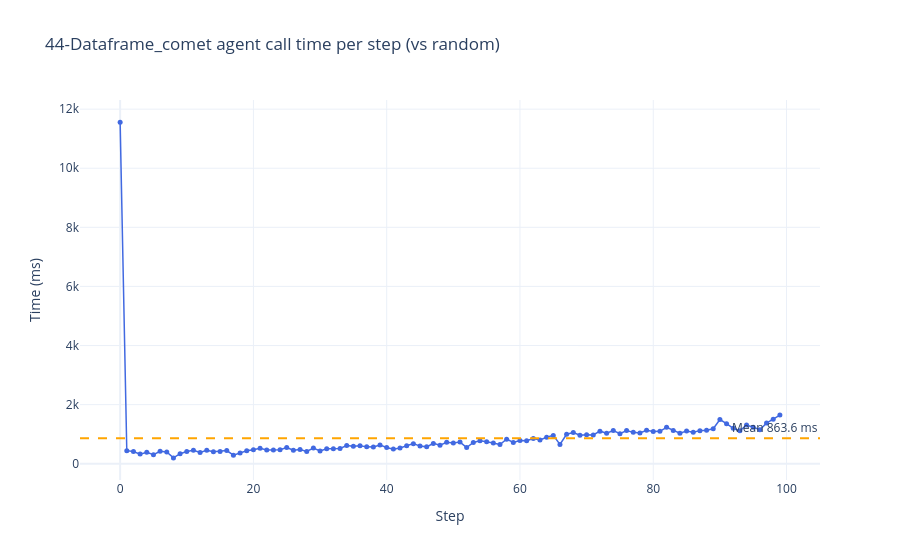

Write notebook code for a chart like this one.
### Code cell
fig = go.Figure()
fig.add_trace(go.Scatter(
    x=step_numbers,
    y=step_times_ms,
    mode="lines+markers",
    name="Agent call time",
    line=dict(color="royalblue", width=1.5),
    marker=dict(size=5),
))
fig.add_hline(
    y=mean_ms,
    line_dash="dash",
    line_color="orange",
    annotation_text=f"Mean {mean_ms:.1f} ms",
    annotation_position="top right",
)
fig.update_layout(
    title="44-Dataframe_comet agent call time per step (vs random)",
    xaxis_title="Step",
    yaxis_title="Time (ms)",
    template="plotly_white",
    hovermode="x unified",
)
fig.show()

### Figure 1 — Plotly figure (JSON) as saved in the notebook; plotly's stock layout.template omitted (floating-point values rounded to 4 significant figures)
{"data": [{"line": {"color": "royalblue", "width": 1.5}, "marker": {"size": 5}, "mode": "lines+markers", "name": "Agent call time", "type": "scatter", "x": [0, 1, 2, 3, 4, 5, 6, 7, 8, 9, 10, 11, 12, 13, 14, 15, 16, 17, 18, 19, 20, 21, 22, 23, 24, 25, 26, 27, 28, 29, 30, 31, 32, 33, 34, 35, 36, 37, 38, 39, 40, 41, 42, 43, 44, 45, 46, 47, 48, 49, 50, 51, 52, 53, 54, 55, 56, 57, 58, 59, 60, 61, 62, 63, 64, 65, 66, 67, 68, 69, 70, 71, 72, 73, 74, 75, 76, 77, 78, 79, 80, 81, 82, 83, 84, 85, 86, 87, 88, 89, 90, 91, 92, 93, 94, 95, 96, 97, 98, 99], "y": [11560.0, 442.9, 415.0, 325.9, 388.3, 304.2, 422.9, 398.7, 198.4, 339.9, 414.0, 454.7, 383.8, 456.1, 406.6, 415.2, 445.9, 290.8, 360.4, 437.0, 472.1, 522.7, 469.1, 462.5, 471.2, 549.6, 458.8, 479.5, 418.1, 528.9, 432.0, 509.6, 504.2, 518.8, 614.0, 592.0, 606.4, 570.8, 568.4, 633.9, 549.9, 494.7, 532.5, 608.9, 680.0, 596.5, 570.9, 688.6, 627.9, 722.9, 703.9, 731.9, 549.3, 721.2, 773.9, 744.2, 704.2, 652.0, 830.7, 720.9, 784.6, 780.4, 854.7, 805.6, 896.5, 959.2, 650.1, 998.6, 1056.0, 964.4, 981.2, 973.5, 1102.0, 1032.0, 1122.0, 1016.0, 1121.0, 1062.0, 1042.0, 1129.0, 1092.0, 1096.0, 1235.0, 1123.0, 1036.0, 1106.0, 1068.0, 1120.0, 1133.0, 1185.0, 1495.0, 1356.0, 1200.0, 1114.0, 1310.0, 1236.0, 1151.0, 1375.0, 1504.0, 1645.0]}], "layout": {"annotations": [{"showarrow": false, "text": "Mean 863.6 ms", "x": 1, "xanchor": "right", "xref": "x domain", "y": 863.6, "yanchor": "bottom", "yref": "y"}], "hovermode": "x unified", "shapes": [{"line": {"color": "orange", "dash": "dash"}, "type": "line", "x0": 0, "x1": 1, "xref": "x domain", "y0": 863.6, "y1": 863.6, "yref": "y"}], "title": {"text": "44-Dataframe_comet agent call time per step (vs random)"}, "xaxis": {"title": {"text": "Step"}}, "yaxis": {"title": {"text": "Time (ms)"}}}}
